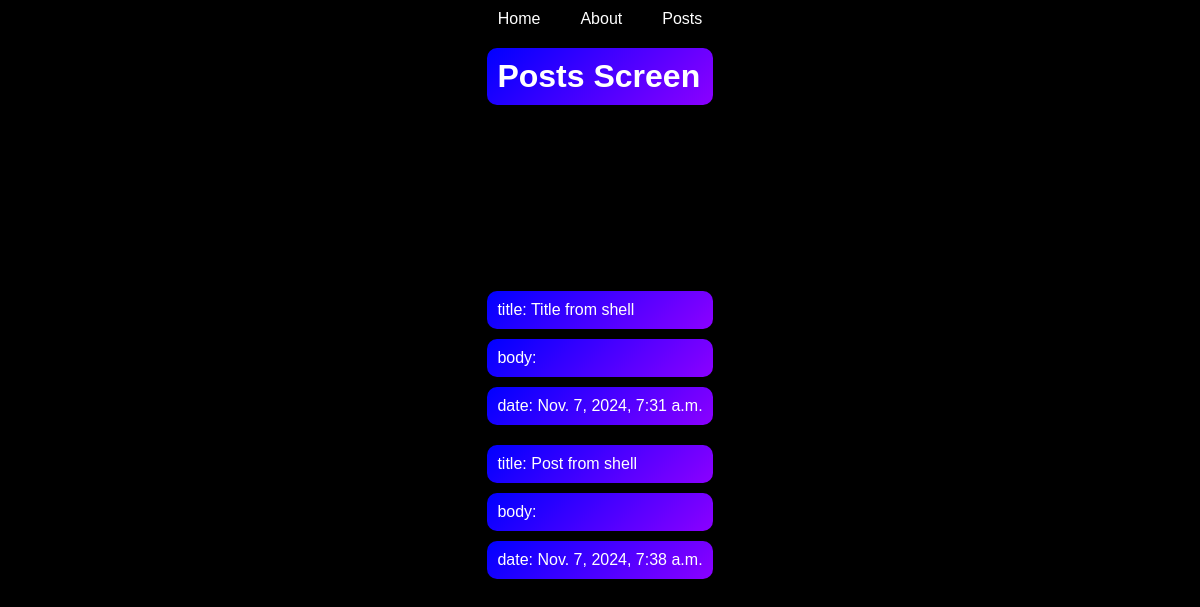
The app's page /posts/, older data.
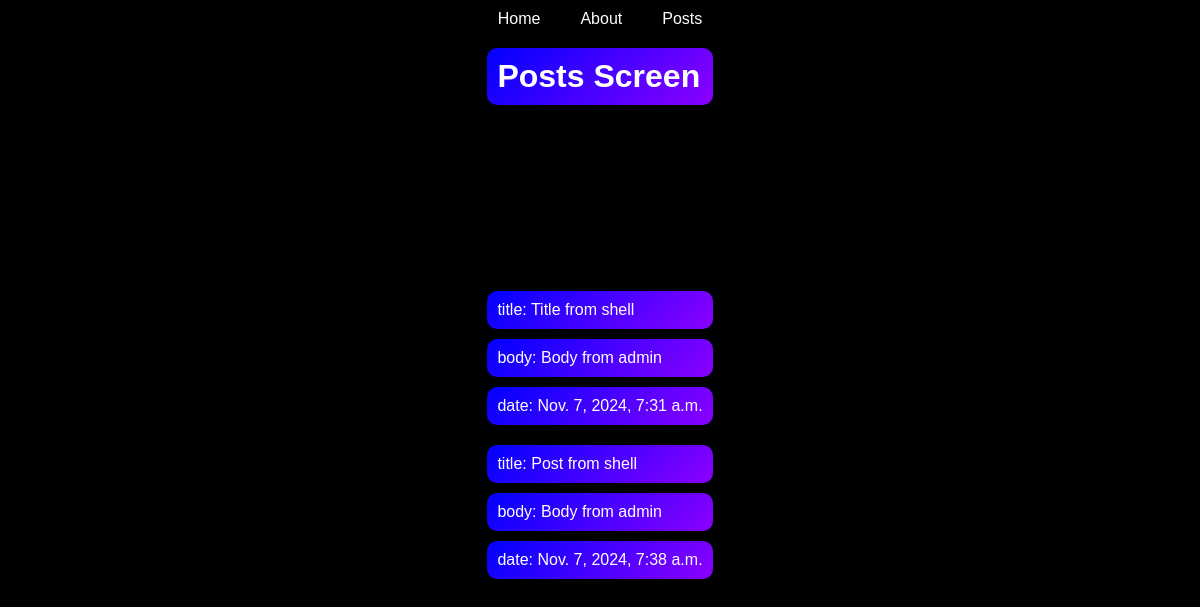
The same page, newer data.
### posts/models.py (models this page shows, shortened)
class Post(models.Model):
    title = models.CharField(max_length=75)
    body = models.TextField()
    slug = models.SlugField()
    date = models.DateTimeField(auto_now_add=True)

### posts/views.py (the view)
def post_list(request):
    posts = Post.objects.all().order_by("date")
    return render(request, "posts/posts_list.html", {"posts": posts})

### posts/templates/posts/posts_list.html
{% extends 'layout.html'%} {%block title%} Posts {%endblock%} {%block content%}
<h1 class="h1">Posts Screen</h1>
<section>
  {% for post in posts %}
  <article>
    <p>title: {{post.title}}</p>
    <p>body: {{post.body}}</p>
    <p>date: {{post.date}}</p>
  </article>
  {% endfor %}
</section>
{%endblock%}

### templates/layout.html (shortened to what this page needs)
<!DOCTYPE html>
{% load static %}
<html lang="en">
  <head>
    <link rel="stylesheet" href="{% static 'css/style.css' %}" />
  </head>
  <body>
    <nav>
      <ul>
        <li><a href="/">Home</a></li>
        <li><a href="/about">About</a></li>
        <li><a href="/posts">Posts</a></li>
      </ul>
    </nav>
    <main>{% block content %} {% endblock %}</main>
  </body>
</html>

### static/css/style.css (style rules this page uses)
* { margin: 0; padding: 0; box-sizing: border-box; font-family: "Gill Sans", "Gill Sans MT", Calibri, "Trebuchet MS", sans-serif; }
body { background: #000; color: white; display: flex; justify-content: center; align-items: center; flex-direction: column; }
section { height: 80vh; display: flex; justify-content: center; align-items: center; flex-direction: column; }
a, li { list-style-type: none; list-style: none; text-decoration: none; padding: 10px; color: white; }
ul { display: flex; justify-content: center; align-items: center; color: white; }
nav { display: flex; justify-content: center; align-items: center; }
h1, p { color: white; text-align: start; padding: 10px; margin: 10px; width: auto; background: linear-gradient(135deg, #0000ff, #8b00ff); border-radius: 10px; }

Row changes from the older to the newer data that the page shows:
changed Post "Title from shell": body (not shown) → "Body from admin"
changed Post "Post from shell": body (not shown) → "Body from admin"
